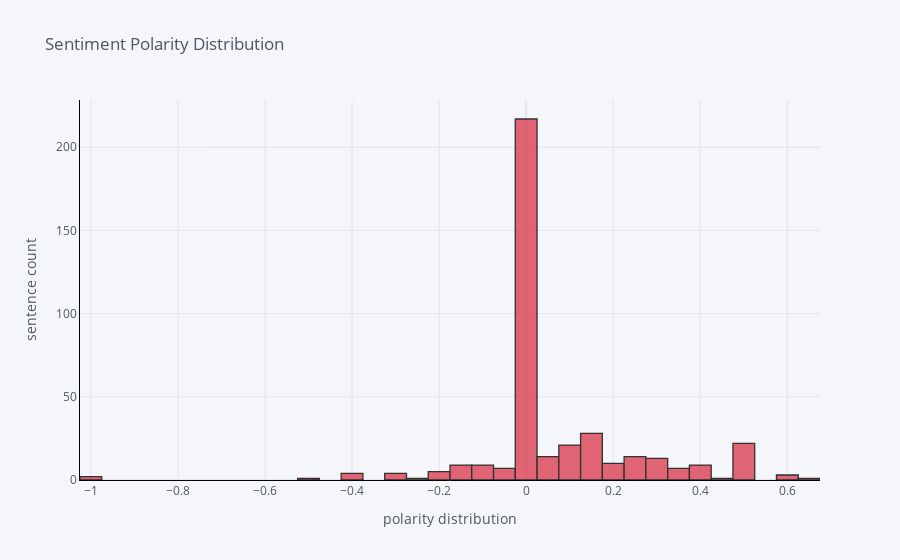

Notebook source saved alongside this figure:
### Code cell
## Check Polarity::
#Import Functions
from textblob import TextBlob, Word, Blobber
from textblob.classifiers import NaiveBayesClassifier
from textblob.taggers import NLTKTagger
df = df[~df['StoryHeadlines'].isnull()]
import cufflinks as cf1

#Preprocessing the Story Line data
def preprocess(StoryHeadlines):
    StoryHeadlines = StoryHeadlines.str.replace("(<br/>)", "")
    StoryHeadlines = StoryHeadlines.str.replace('(<a).*(>).*(</a>)', '')
    StoryHeadlines = StoryHeadlines.str.replace('(&amp)', '')
    StoryHeadlines = StoryHeadlines.str.replace('(&gt)', '')
    StoryHeadlines = StoryHeadlines.str.replace('(&lt)', '')
    StoryHeadlines = StoryHeadlines.str.replace('(\xa0)', ' ')  
    return StoryHeadlines

df['StoryHeadlines'] = preprocess(df['StoryHeadlines'])

#Getting the Sentiment Polarity of all the Story Line
df['polarity'] = df['StoryHeadlines'].map(lambda text: TextBlob(text).sentiment.polarity)

#Getting the length of story line
df['storyline_length'] = df['StoryHeadlines'].astype(str).apply(len)

#Getting the word count of the story line
df['word_count'] = df['StoryHeadlines'].apply(lambda x: len(str(x).split()))

print('5 random Headlines with positive sentiment polarity: \n')

cl = df.loc[df.polarity > 0, ['StoryHeadlines']].sample(5).values
for c in cl:
    print("\n",c[0])

print('5 random story line with negative sentiment polarity: \n')
cl = df.loc[df.polarity < 0, ['StoryHeadlines']].sample(5).values
for c in cl:
    print("\n",c[0])
    
## MArking the Polarity of +ves/-ves
#Importing cufflinks for plotting


cf1.go_offline()
cf1.set_config_file(offline=False, world_readable=True)

#Plotting the sentiment polarity distribution of the story line
df['polarity'].iplot(
    kind='hist',
    bins=50,
    color = "red",
    xTitle='polarity distribution',
    linecolor='black',
    yTitle='sentence count',
    title='Sentiment Polarity Distribution')

### Figure 1 — Plotly figure (JSON) as saved in the notebook; plotly's stock layout.template omitted (floating-point values rounded to 4 significant figures; data arrays with more than 128 entries replaced by an {"elided": "..."} marker saying what was removed)
{"data": [{"histfunc": "count", "histnorm": "", "marker": {"color": "rgba(219, 64, 82, 1.0)", "line": {"color": "#000000", "width": 1.3}}, "name": "polarity", "nbinsx": 50, "opacity": 0.8, "orientation": "v", "type": "histogram", "x": {"elided": "402 float values"}}], "layout": {"barmode": "overlay", "legend": {"bgcolor": "#F5F6F9", "font": {"color": "#4D5663"}}, "paper_bgcolor": "#F5F6F9", "plot_bgcolor": "#F5F6F9", "title": {"font": {"color": "#4D5663"}, "text": "Sentiment Polarity Distribution"}, "xaxis": {"gridcolor": "#E1E5ED", "linecolor": "black", "showgrid": true, "tickfont": {"color": "#4D5663"}, "title": {"font": {"color": "#4D5663"}, "text": "polarity distribution"}, "zerolinecolor": "#E1E5ED"}, "yaxis": {"gridcolor": "#E1E5ED", "linecolor": "black", "showgrid": true, "tickfont": {"color": "#4D5663"}, "title": {"font": {"color": "#4D5663"}, "text": "sentence count"}, "zerolinecolor": "#E1E5ED"}}}
